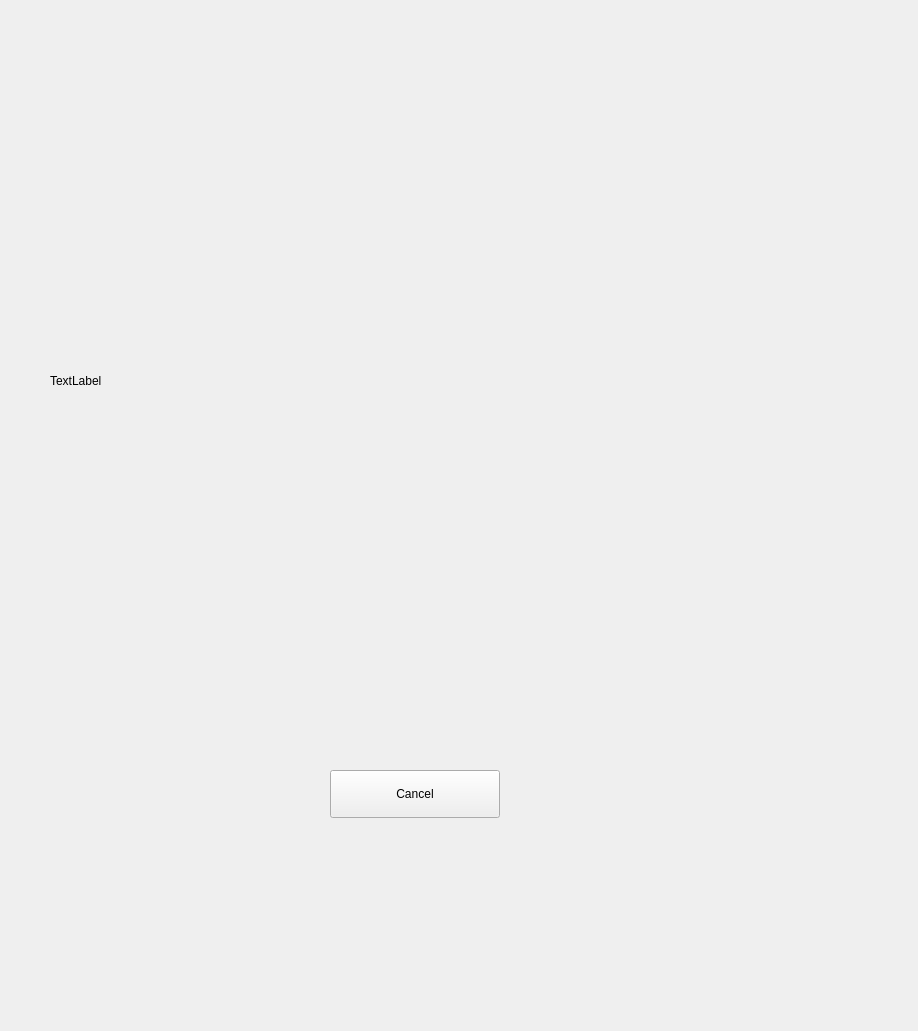
<?xml version="1.0" encoding="UTF-8"?>
<ui version="4.0">
 <class>Form</class>
 <widget class="QWidget" name="Form">
  <property name="geometry">
   <rect>
    <x>0</x>
    <y>0</y>
    <width>918</width>
    <height>1031</height>
   </rect>
  </property>
  <property name="windowTitle">
   <string>Form</string>
  </property>
  <widget class="QLabel" name="FeedLabel">
   <property name="geometry">
    <rect>
     <x>50</x>
     <y>30</y>
     <width>661</width>
     <height>701</height>
    </rect>
   </property>
   <property name="text">
    <string>TextLabel</string>
   </property>
  </widget>
  <widget class="QPushButton" name="cancelBTN">
   <property name="geometry">
    <rect>
     <x>330</x>
     <y>770</y>
     <width>170</width>
     <height>48</height>
    </rect>
   </property>
   <property name="text">
    <string>Cancel</string>
   </property>
  </widget>
 </widget>
 <resources/>
 <connections/>
</ui>
